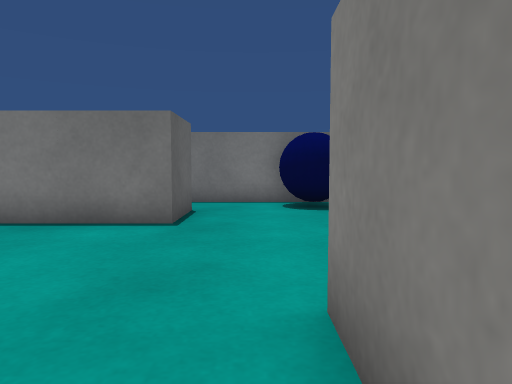
view 1 (above)

14 first-person views from a walk through a Unity game level. The camera is 0.51 m above the floor, tilts 4° down and sees 70° across. The floor is counted in squares, 0.5 m on a side. Each view is taken from the middle of a square. On the plan, view 1 faces up. The plan holds only what a view shows up to about 13 squares ahead; the rest is blank. The place goes on beyond the plan. Surface patterns are stand-ins for the level's own textures.

view 2
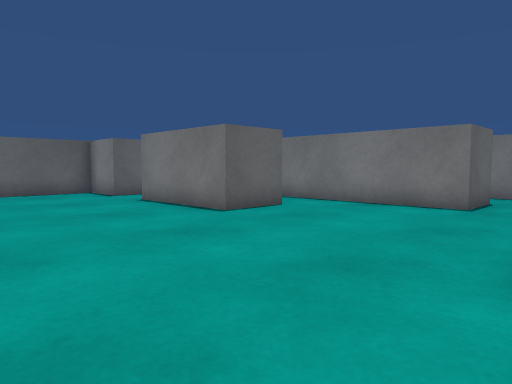

view 3
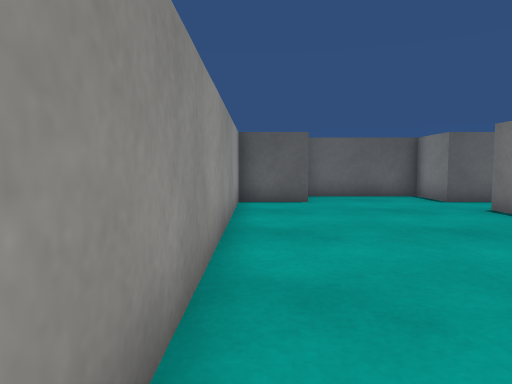

view 4
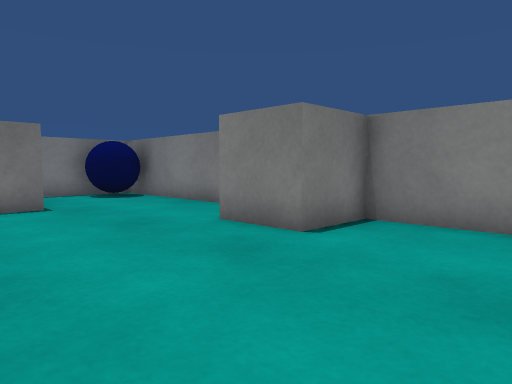

view 5
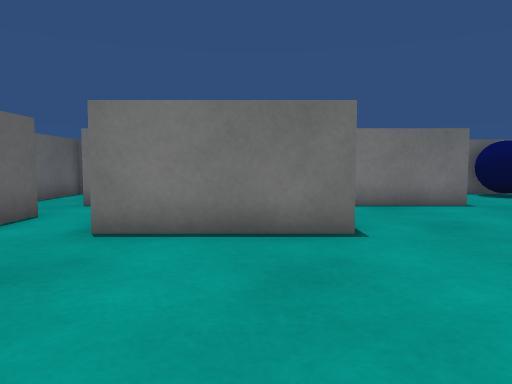

view 6
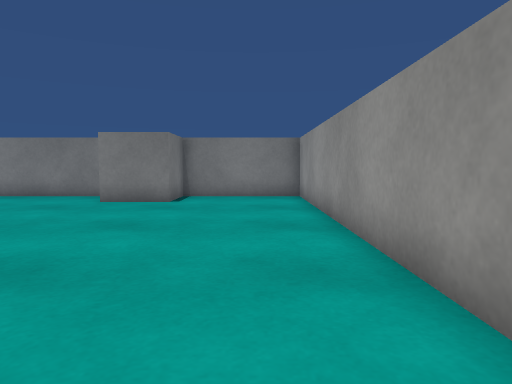

view 7
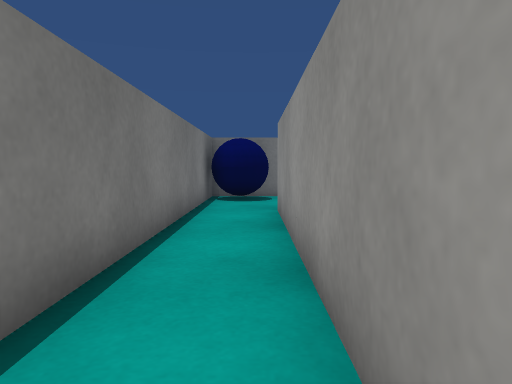

view 8
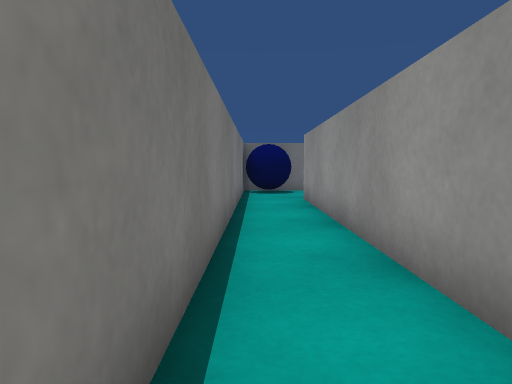

view 9
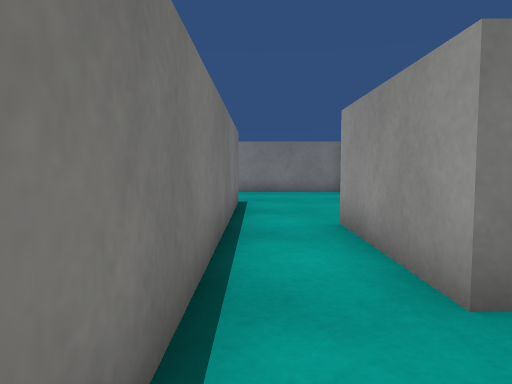

view 10
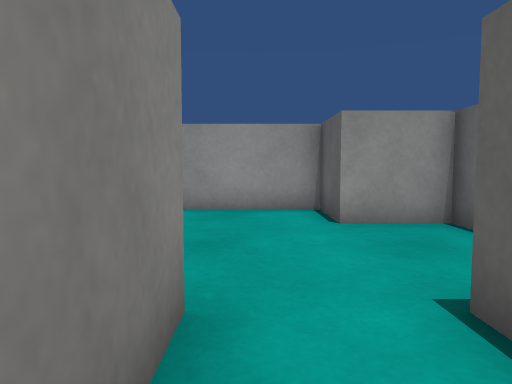

view 11
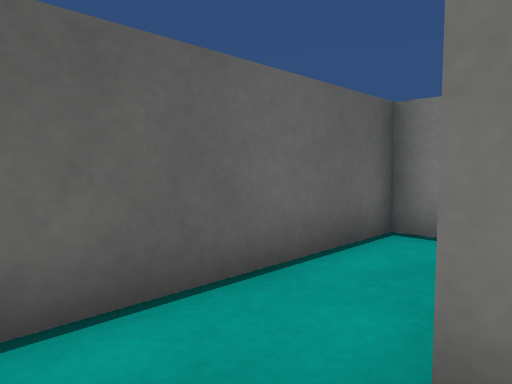

view 12
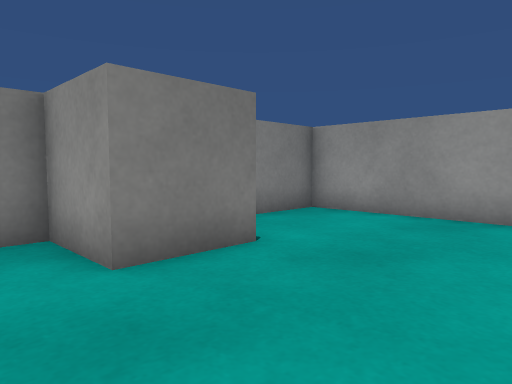

view 13
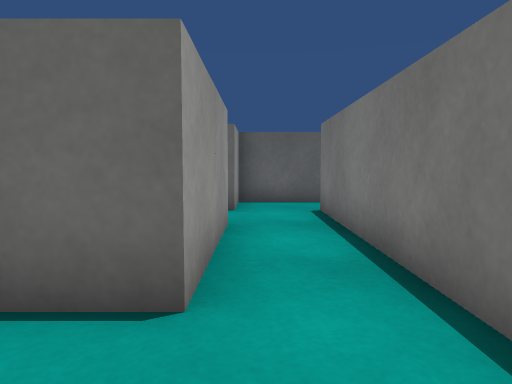

view 14
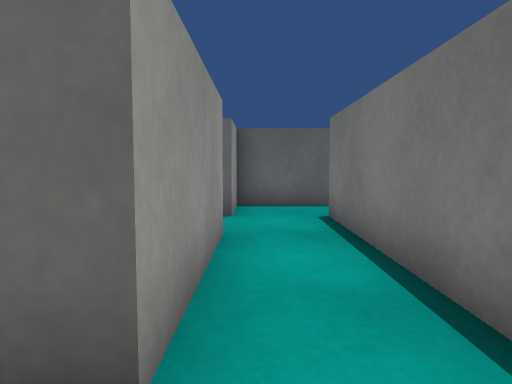

### Floor plan
Points are (right, up) in squares from view 1. A wall is a line through its corners. A room is listed if a view was taken in it or the views show most of it. See-through windows are left out.
Room 1 (views 1, 2, 3, 4, 5, 6, 7, 8, 9, 10, 11, 12, 13, 14)
walls: (-5.5, 2.5) (-9.5, 2.5) (-9.5, 4.5) (-5.5, 4.5) (-5.5, 2.5); (0.5, 2.5) (2.5, 2.5) (2.5, 10.5) (-13.5, 10.5) (-13.5, 4.5) (-11.5, 4.5) (-11.5, 2.5) (-13.5, 2.5) (-13.5, -1.5) (-11.5, -1.5) (-11.5, -3.5) (2.5, -3.5) (2.5, 0.5) (0.5, 0.5) (0.5, 2.5); (-11, 8.5) (-1.5, 8.5) (-1.5, 6.5) (-11.5, 6.5)
objects: blue ball (1, 9) to (2, 10)

Where each view was taken, in squares from view 1:
view 1: 0 up, 0 right, facing up
view 2: 3 down, 1 right, facing up-left
view 3: 3 down, 1 left, facing left
view 4: 3 down, 4 left, facing up-right
view 5: 3 down, 7 left, facing up
view 6: 2 down, 10 left, facing right
view 7: 9 up, 10 left, facing right
view 8: 10 up, 13 left, facing right
view 9: 6 up, 12 left, facing right
view 10: 5 up, 10 left, facing down
view 11: 5 up, 11 left, facing up-left
view 12: 4 up, 3 left, facing down-right
view 13: 5 up, 3 left, facing left
view 14: 5 up, 4 left, facing left
